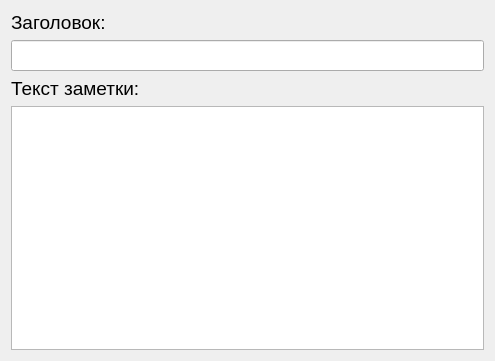
<?xml version="1.0" encoding="UTF-8"?>
<ui version="4.0">
 <class>Form</class>
 <widget class="QWidget" name="Form">
  <property name="geometry">
   <rect>
    <x>0</x>
    <y>0</y>
    <width>495</width>
    <height>361</height>
   </rect>
  </property>
  <property name="font">
   <font>
    <pointsize>14</pointsize>
   </font>
  </property>
  <property name="windowTitle">
   <string>Form</string>
  </property>
  <layout class="QVBoxLayout" name="verticalLayout">
   <item>
    <widget class="QLabel" name="HeaderNoteLabel">
     <property name="text">
      <string>Заголовок:</string>
     </property>
    </widget>
   </item>
   <item>
    <widget class="QLineEdit" name="HeaderNoteLineEdit"/>
   </item>
   <item>
    <widget class="QLabel" name="BodyNoteLabel">
     <property name="text">
      <string>Текст заметки:</string>
     </property>
    </widget>
   </item>
   <item>
    <widget class="QTextEdit" name="BodyNoteLineEdit">
     <property name="html">
      <string>&lt;!DOCTYPE HTML PUBLIC &quot;-//W3C//DTD HTML 4.0//EN&quot; &quot;http://www.w3.org/TR/REC-html40/strict.dtd&quot;&gt;
&lt;html&gt;&lt;head&gt;&lt;meta name=&quot;qrichtext&quot; content=&quot;1&quot; /&gt;&lt;meta charset=&quot;utf-8&quot; /&gt;&lt;style type=&quot;text/css&quot;&gt;
p, li { white-space: pre-wrap; }
hr { height: 1px; border-width: 0; }
li.unchecked::marker { content: &quot;\2610&quot;; }
li.checked::marker { content: &quot;\2612&quot;; }
&lt;/style&gt;&lt;/head&gt;&lt;body style=&quot; font-family:'Segoe UI'; font-size:14pt; font-weight:400; font-style:normal;&quot;&gt;
&lt;p style=&quot;-qt-paragraph-type:empty; margin-top:0px; margin-bottom:0px; margin-left:0px; margin-right:0px; -qt-block-indent:0; text-indent:0px;&quot;&gt;&lt;br /&gt;&lt;/p&gt;&lt;/body&gt;&lt;/html&gt;</string>
     </property>
    </widget>
   </item>
  </layout>
 </widget>
 <resources/>
 <connections/>
</ui>
